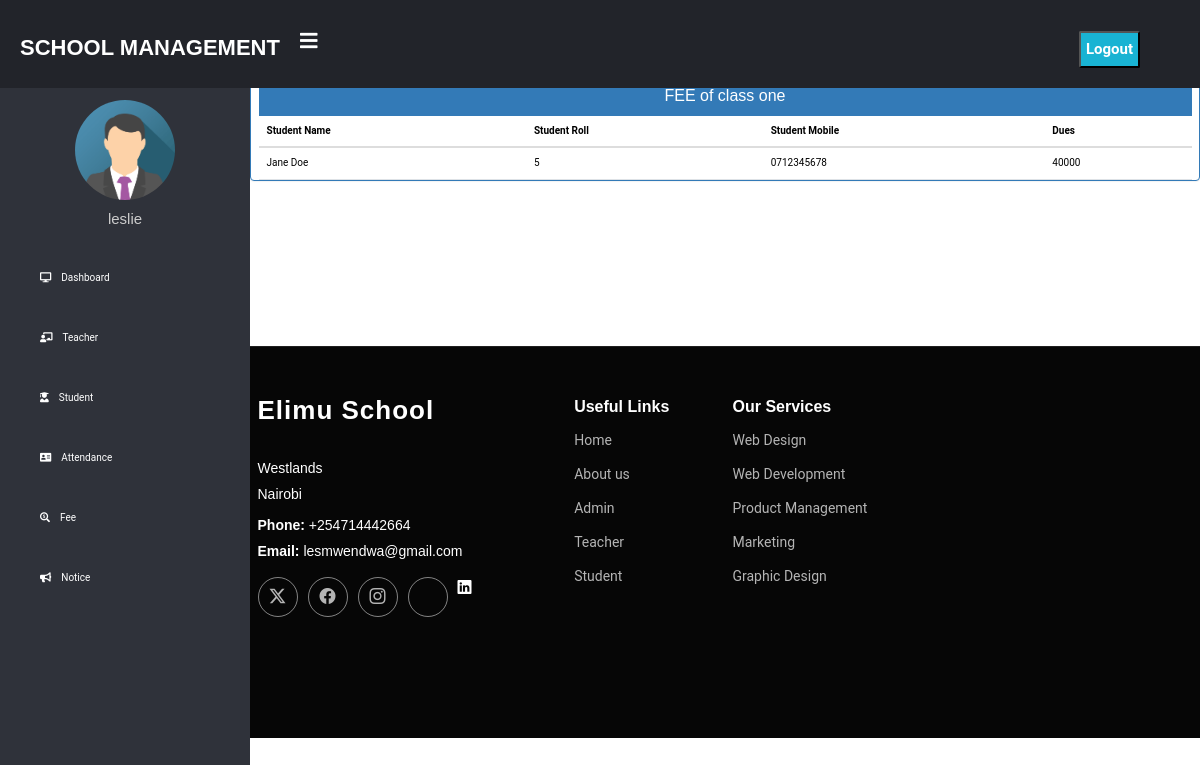
Screenshot of /admin-view-fee/one (signed in) with the database file from the repository.
### school/models.py (models this page shows, shortened)
class StudentExtra(models.Model):
    user = models.OneToOneField(User, on_delete=models.CASCADE)
    roll = models.CharField(max_length=10)
    mobile = models.CharField(max_length=40, null=True)
    fee = models.PositiveIntegerField(null=True)
    cl = models.CharField(max_length=10, choices=classes, default='one')
    status = models.BooleanField(default=False)
    @property
    def get_name(self):
        return self.user.first_name + " " + self.user.last_name

### school/views.py (the view)
# urls.py: path('admin-view-fee/<str:cl>', views.admin_view_fee_view, name='admin-view-fee'),
@login_required(login_url='adminlogin')
@user_passes_test(is_admin)
def admin_view_fee_view(request,cl):
    feedetails=models.StudentExtra.objects.all().filter(cl=cl)
    return render(request,'school/admin_view_fee.html',{'feedetails':feedetails,'cl':cl})

### school/views.py (called while the page is built)
def is_admin(user):
    return user.groups.filter(name='ADMIN').exists()

### school/templates/school/admin_view_fee.html (shortened to what this page needs)
{% extends 'school/adminbase.html' %}
{% block content %}
<head>
    <link href="//netdna.bootstrapcdn.com/bootstrap/3.0.0/css/bootstrap.min.css" rel="stylesheet" id="bootstrap-css">
</head>
<div class="container">
    <div class="row">
        <div class="panel panel-primary">
            <div class="panel-heading">
                <h6 class="panel-title">FEE of class {{cl}} </h6>
            </div>
            <table class="table table-hover" id="dev-table">
                <thead>
                    <tr>
                        <th>Student Name</th>
                        <th>Student Roll</th>
                        <th>Student Mobile</th>
                        <th>Dues</th>
                    </tr>
                </thead>
                {%for f in feedetails %}
                <tr>
                    <td>{{f.get_name}}</td>
                    <td>{{f.roll}}</td>
                    <td>{{f.mobile}}</td>
                    <td>{{f.fee}}</td>
                </tr>
                {%endfor%}
            </table>
        </div>
    </div>
</div>
{% endblock content %}

### school/templates/school/adminbase.html (shortened to what this page needs)
<!DOCTYPE html>
{% load static %}
<html lang="en" dir="ltr">
<head>
    <link rel="stylesheet" href="https://cdnjs.cloudflare.com/ajax/libs/font-awesome/5.12.1/css/all.min.css">
</head>
<body>
    <header>
        <label for="check">
            <i class="fas fa-bars" id="sidebar_btn"></i>
        </label>
        <div class="left_area">
            <h3>School Management</h3>
        </div>
        <div class="right_area">
            <form method="POST" action="{% url 'logout' %}">
                <button type="submit" class="logout_btn">Logout</button>
            </form>
        </div>
    </header>
    <div class="sidebar">
        <center>
            <img src="{% static 'school/img/admin.png' %}" class="profile_image" alt="">
            <h4>{{request.user.first_name}}</h4>
        </center>
        <a href="/admin-dashboard"><i class="fas fa-desktop"></i><span>Dashboard</span></a>
        <a href="/admin-teacher"><i class="fas fa-chalkboard-teacher"></i><span>Teacher</span></a>
        <a href="/admin-student"><i class="fas fa-user-graduate"></i><span>Student</span></a>
        <a href="/admin-attendance"><i class="fas fa-address-card"></i><span>Attendance</span></a>
        <a href="/admin-fee"><i class="fas fa-search-dollar"></i><span>Fee</span></a>
        <a href="/admin-notice"><i class="fas fa-bullhorn"></i><span>Notice</span></a>
    </div>
    <div class="content">
        <br><br><br><br><br>
        {% block content %}
        {% endblock content %}
        <br><br><br>
        {% include "school/footer.html" %}
    </div>
</body>
</html>

### school/static/school/css/main.css (style rules this page uses)
:root { --default-font: "Roboto", system-ui, -apple-system, "Segoe UI", Roboto, "Helvetica Neue", Arial, "Noto Sans", "Liberation Sans", sans-serif, "Apple Color Emoji", "Segoe UI Emoji", "Segoe UI Symbol", "Noto Color Emoji"; --heading-font: "Raleway", sans-serif; --nav-font: "Poppins", sans-serif; }
:root { --background-color: #ffffff; --default-color: #444444; --heading-color: #0b2341; --accent-color: #ed502e; --surface-color: #ffffff; --contrast-color: #ffffff; }
:root { --nav-color: #444444; --nav-hover-color: #ed502e; --nav-mobile-background-color: #ffffff; --nav-dropdown-background-color: #ffffff; --nav-dropdown-color: #444444; --nav-dropdown-hover-color: #ed502e; }
:root { scroll-behavior: smooth; }
body { color: var(--default-color); background-color: var(--background-color); font-family: var(--default-font); }
a { color: var(--accent-color); text-decoration: none; transition: 0.3s; }
h1, h2, h3, h4, h5, h6 { color: var(--heading-color); font-family: var(--heading-font); }

### school/templates/school/adminbase.html (style rules this page uses)
a:link { text-decoration: none; }
body { margin: 0; padding: 0; font-family: "Roboto", sans-serif; }
header { position: fixed; background: #22242A; padding: 20px; width: 100%; z-index: 1; }
.left_area h3 { color: #fff; margin: 0px; text-transform: uppercase; font-size: 22px; font-weight: 900; }
.logout_btn { padding: 5px; background: #19B3D3; text-decoration: none; float: right; margin-top: -30px; margin-right: 40px; border-radius: 2px; font-size: 15px; font-weight: 600; color: #fff; transition: 0.5s; }
.sidebar { background: #2f323a; margin-top: 70px; padding-top: 30px; position: fixed; left: 0; width: 250px; height: 100%; transition: 0.5s; transition-property: left; }
.sidebar .profile_image { width: 100px; height: 100px; border-radius: 100px; margin-bottom: 10px; }
.sidebar h4 { color: #ccc; margin-top: 0; margin-bottom: 20px; }
.sidebar a { color: #fff; display: block; width: 100%; line-height: 60px; text-decoration: none; padding-left: 40px; box-sizing: border-box; transition: 0.5s; }
.sidebar i { padding-right: 10px; }
label #sidebar_btn { z-index: 1; color: #fff; position: fixed; cursor: pointer; left: 300px; font-size: 20px; margin: 5px 0; transition: 0.5s; transition-property: color; }
.content { margin-left: 250px; background-position: center; background-size: cover; height: 100vh; transition: 0.5s; }

### school/templates/school/admin_view_fee.html (style rules this page uses)
a:link { text-decoration: none; }
h6 { text-align: center; }
.row { margin: 100px; }

### rows the page displays
StudentExtra: cl "one", get_name "Jane Doe", roll "5", mobile "0712345678", fee "40000"

### other values shown
{{ request.user.first_name }} "leslie"
